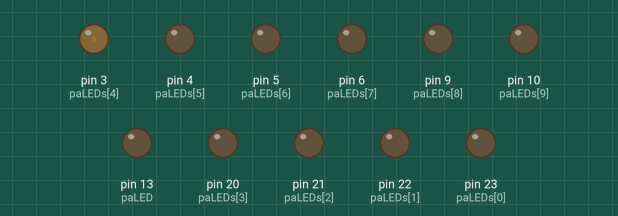
Simulated run of this sketch. Board: Arduino Mega 2560, built with avr-gcc and run on an emulated ATmega2560. Shown: output pins drawn as LEDs (lit = HIGH). What the sketch prints to the serial monitor is not drawn.

Above: at 4.1 s.
At 8.7 s:
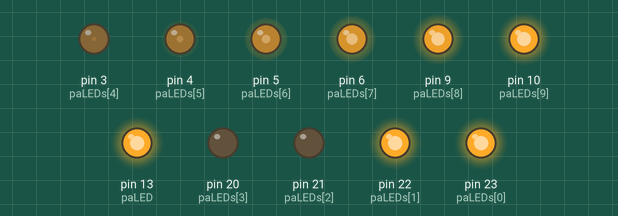
At 13.8 s:
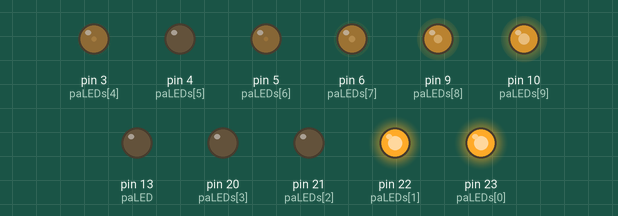
At 20.2 s:
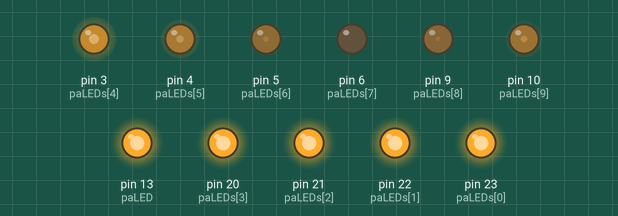
At 28.0 s:
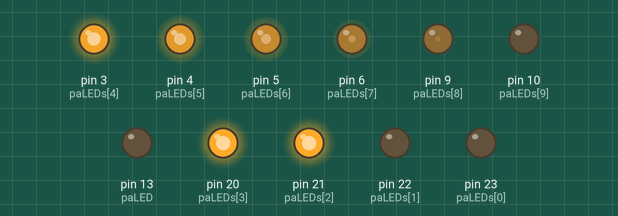
At 33.2 s:
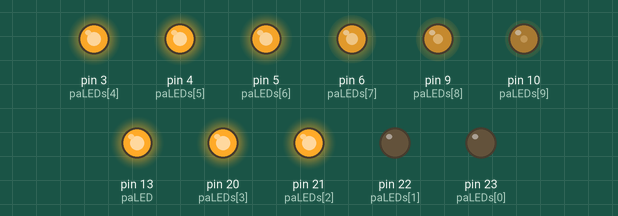
Timing chart, 0 to 40.0 s (numbered marks = the images above):
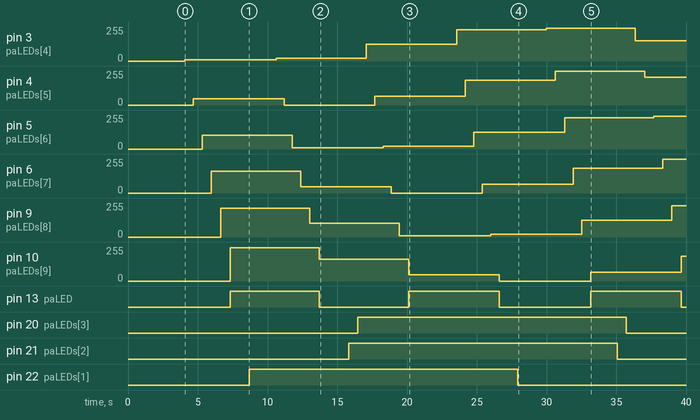

Measured:
- by itself, pin 3 (paLEDs[4]): rises from 0/255 to 245/255 in 25.9 s, then falls to 152/255 in 6.4 s
- by itself, pin 13 (paLED): alternates HIGH for 6.5 s and LOW for 6.5 s
- by itself, pin 20 (paLEDs[3]): LOW → HIGH at 16.5 s, → LOW 19.3 s later
- by itself, pin 21 (paLEDs[2]): LOW → HIGH at 15.8 s, → LOW 19.3 s later
- by itself, pin 22 (paLEDs[1]): LOW → HIGH at 8.7 s, → LOW 19.3 s later
- by itself, pin 23 (paLEDs[0]): LOW → HIGH at 8.0 s, → LOW 19.3 s later
- by itself, pin 4 (paLEDs[5]): 0/255 → 46/255 at 4.7 s, → 0/255 6.5 s later, → 67/255 6.5 s later, → 187/255 6.5 s later, … (6 changes in this stretch)
- by itself, pin 6 (paLEDs[7]): 0/255 → 164/255 at 6.0 s, → 46/255 6.4 s later, → 0/255 6.5 s later, → 67/255 6.5 s later, … (6 changes in this stretch)

The sketch:

LED_wave.ino
```cpp
const int BAUDRATE = 115200;
const int paLED = 13;
int nLEDs;

int paLEDs[] = { 23, 22, 21, 20, 3, 4, 5, 6, 9, 10 };
int brightness [ 10 ];  // don't know how to dynamically set this array size... :(

void setup () {
  Serial.begin ( BAUDRATE );
  delay ( 500 ); // while ( !Serial ) {};
  Serial.println ( "LED_wave v2.0.5 2014-02-01" );

  // figure out how many LEDs are defined
  nLEDs = sizeof ( paLEDs ) / sizeof ( int );
  Serial.print ( "nLEDs: " ); Serial.println ( nLEDs );

  for ( int i = 0; i < nLEDs; i++ ) {
    pinMode ( paLEDs [ i ] , OUTPUT );
    brightness [ i ] = 0;
  }
  pinMode ( paLED, OUTPUT );

  /* test mySin

  for ( int i = 0; i < 64; i += 4 ) {
    Serial.print ( i ); Serial.print ( " : " );
    Serial.print ( mySin ( i ) ); Serial.println ();
  }
  while ( 1 ) { };

  */

  delay ( 2000 );
  Serial.println ( "Done with initialization" );

}

void loop () {
  static unsigned long lastBlinkAt_ms = 0;
  const int blinkRate_ms = 600;

  static unsigned long lastDisplayAt_ms = 0;
  const int loopRate_ms = 80;

  /*
    The LED wave has a physical width, measured in LEDs (full width, how many LEDs do
    we want to see lit at once), stored in variable "width".
    It also has a temporal width, related to how much time it takes for the wave / pulse
    to pass through a single fixed LED. This is stored in variable "timeStepSize".
  */

  const int period = 64;  // the integer period of the sin wave function
  const int width = 12;  // the physical width of one full cycle of the sin wave
  const int physicalStepSize = period / width;

  const int timeStepSize = 6;
  // at each step, the wave should move period / timeStepSize of a full sin period
  const int angularStepSize = period / timeStepSize;
  static int angleOffset = 0;

  if ( ( millis() - lastDisplayAt_ms ) > loopRate_ms ) {

    for ( int l = 0; l < nLEDs; l++ ) {
      // the angle offset of the first LED is angleOffset
      // the angular delta from LED to LED is physicalStepSize
      int theta = ( angleOffset - l * physicalStepSize + period ) % period;

      // diff is the distance in LEDs from the center of the brightness wave

      Serial.print ( l ); Serial.print ( "[" ); Serial.print ( paLEDs [ l ] ); Serial.print ( "]: " );

      brightness [ l ] = ( mySin ( theta ) + 255 ) / 2;
      /*
      if ( ( diff < ( sizeof ( wave ) / sizeof ( int ) ) ) ) {
        brightness [ l ] = wave [ diff ];
      } else {
        brightness [ l ] = 0;
      }
      */
      Serial.print ( theta ); Serial.print ( " -> " );
      Serial.print ( brightness [ l ] ); Serial.print ( "\n" );
      analogWrite ( paLEDs [ l ], brightness [ l ] );
    }  // end for

    angleOffset += angularStepSize;
    if ( angleOffset >= period ) angleOffset = 0;

    lastDisplayAt_ms = millis();
  }  // end new display

  if ( ( millis() - lastBlinkAt_ms ) > blinkRate_ms ) {
    digitalWrite ( paLED, 1 - digitalRead ( paLED ) );
    lastBlinkAt_ms = millis();
  }

}

int mySin (int n2pi_64) {
  /* returns 255 * sin ( n2pi_64 * 2 * pi() / 64 )
  */

  const int quarterSin[] = {
    0, 25, 50, 74, 98, 120, 142, 162,
    180, 197, 212, 225, 236, 244, 250, 254,
    255 };

  const int qsLen = ( sizeof ( quarterSin ) / sizeof ( int ) ) - 1;  // e.g. 16

  int sign = ( n2pi_64 > ( 2 * qsLen ) ) ? -1 : 1;
  int offset;
  if ( ( ( n2pi_64 / qsLen ) % 2 ) == 0 ) {
    // even quadrant
    offset = n2pi_64 % qsLen;
  } else {
    // odd quadrant
    offset = qsLen - ( n2pi_64 % qsLen );
  }

  /*
  Serial.print ( n2pi_64 ); Serial.print ( ": " );
  Serial.print ( sign ); Serial.print ( " | " );
  Serial.print ( offset ); Serial.println ();
  */

  return ( quarterSin [ offset ] * sign );

}
```
